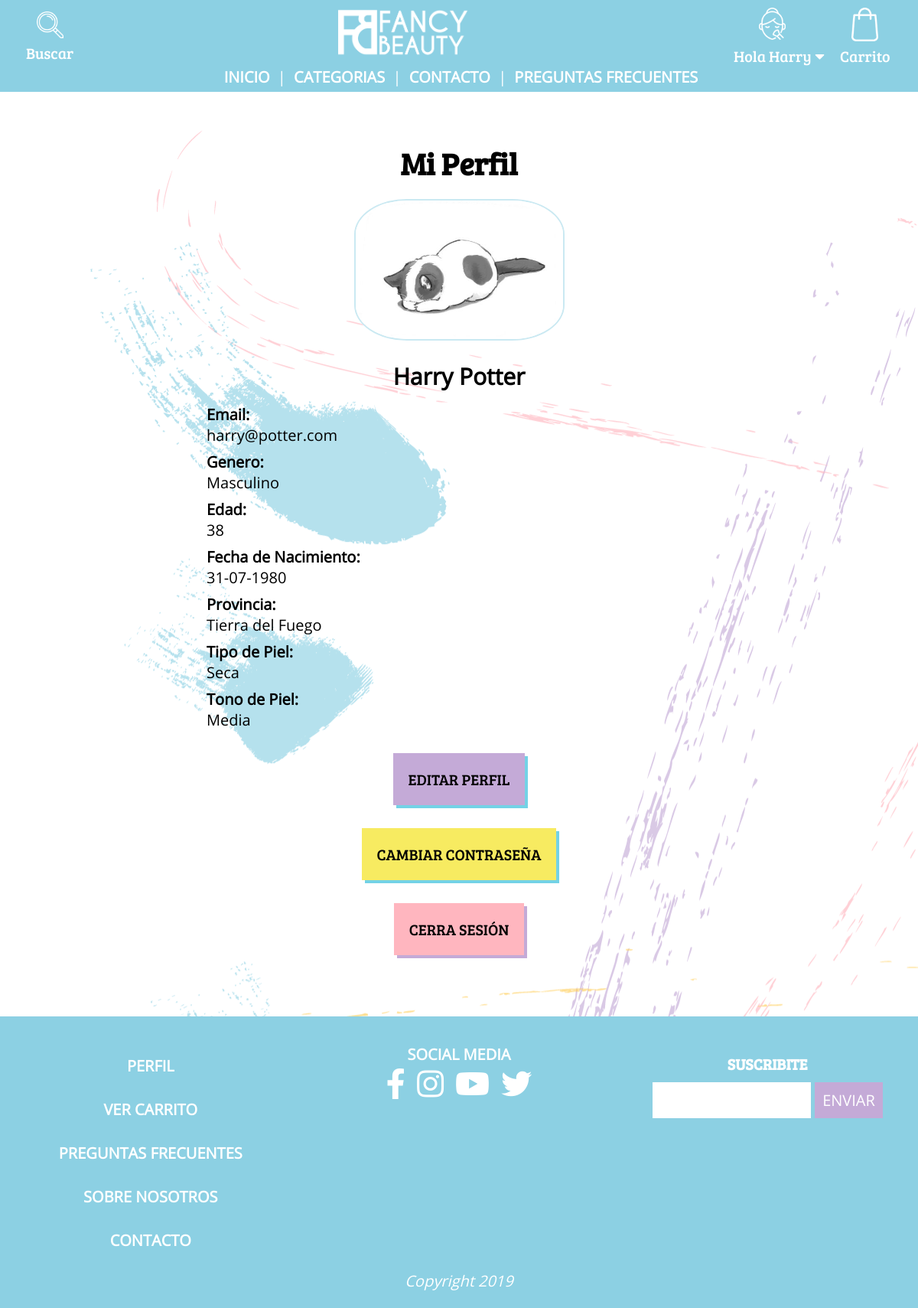
Page /perfilUsuario.php (signed in) on the committed database.
### tables this page shows
CREATE TABLE `usuarios` (
  `id` int(10) UNSIGNED NOT NULL,
  `nombre` varchar(100) NOT NULL,
  `apellido` varchar(100) NOT NULL,
  `email` varchar(255) NOT NULL,
  `contrasenia` varchar(100) NOT NULL,
  `preguntaSeguridad` varchar(50) NOT NULL,
  `respuestaSeguridad` varchar(100) NOT NULL,
  `perfil_id` int(10) UNSIGNED NOT NULL,
  `updated_at` timestamp NOT NULL DEFAULT CURRENT_TIMESTAMP ON UPDATE CURRENT_TIMESTAMP,
  `created_at` timestamp NOT NULL DEFAULT CURRENT_TIMESTAMP
);

CREATE TABLE `perfiles` (
  `id` int(10) NOT NULL,
  `fotoPerfil` varchar(50) NOT NULL DEFAULT 'user-profile-basic.jpg',
  `fechaNacimiento` date DEFAULT NULL,
  `genero` varchar(20) DEFAULT NULL,
  `provincia` varchar(20) DEFAULT NULL,
  `tipoDePiel` varchar(20) DEFAULT NULL,
  `tonoDePiel` varchar(20) DEFAULT NULL,
  `created_at` timestamp NOT NULL DEFAULT CURRENT_TIMESTAMP,
  `updated_at` timestamp NOT NULL DEFAULT CURRENT_TIMESTAMP ON UPDATE CURRENT_TIMESTAMP
);

### loader.php (called while the page is built, shortened)
<?php
require_once('Clases/DB.php');
$baseDatos = new DB();

### Clases/DB.php (called while the page is built, shortened)
<?php
Class DB {
    public function getUserPerfil($email){
          global $conex;
          $consulta = "SELECT usuarios.id, usuarios.nombre, usuarios.apellido, perfiles.id AS 'perfil_id', perfiles.fechaNacimiento, perfiles.fotoPerfil, perfiles.tipoDePiel, perfiles.tonoDePiel, perfiles.genero, perfiles.provincia FROM usuarios INNER JOIN perfiles ON usuarios.perfil_id = perfiles.id WHERE usuarios.email = ?";
          $consultaUsuarios = $conex->prepare($consulta);
          $consultaUsuarios->bindValue(1, $email, PDO::PARAM_STR);
          $consultaUsuarios->execute();
          $dato = $consultaUsuarios->fetch(PDO::FETCH_ASSOC);
          return $dato;
    }
}

### perfilUsuario.php (the view, shortened to what this page needs)
<?php
  require_once('loader.php');
  $email = $_SESSION['email_usuario'];
  $usuarioRecuperado = $baseDatos->getUserPerfil($email);
  $nombre = $usuarioRecuperado['nombre'];
  $apellido = $usuarioRecuperado['apellido'];
  $genero = $usuarioRecuperado['genero'];
  $tonoDePiel = $usuarioRecuperado['tonoDePiel'];;
  $tipoDePiel = $usuarioRecuperado['tipoDePiel'];
  $provincia = $usuarioRecuperado["provincia"];
  $foto = 'img/user-avatar/'.$usuarioRecuperado["fotoPerfil"];
  $fechaNacimientoOriginal = $usuarioRecuperado["fechaNacimiento"];
  function calcularEdad($fecha){
      $dia = date("j");
      $mes = date("n");
      $anio = date("Y");
      $anioNacimiento = substr($fecha, 0, 4);
      $mesNacimiento = substr($fecha, 5, 2);
      $diaNacimiento = substr($fecha, 8, 2);
      if($mesNacimiento > $mes){
          $edad = $anio - $anioNacimiento-1;
      } else {
          if($mes == $mesNacimiento && $diaNacimiento > $dia){
              $edad = $anio - $anioNacimiento -1;
          } else {
              $edad = $anio - $anioNacimiento;
          }
      }
      return $edad;
  }
  if($fechaNacimientoOriginal != "") {
    $fechaNacimiento = date("d-m-Y", strtotime($fechaNacimientoOriginal));
    $edad = calcularEdad($fechaNacimientoOriginal);
  }
  require_once("partials/header.php");
 ?>
<main class="main-container">
    <div class="perfil-container">
        <h2>Mi Perfil</h2>
        <div class="fotoPerfil">
            <img src="<?=$foto?>" alt="Foto Perfil">
        </div>
        <div class="nombreUsuario">
            <h3 id="nombreUsuario"><?=$nombre." ".$apellido;?></h3>
        </div>
        <div class="datosBasicos">
            <h4>Email: </h4><span><?=$email?></span>
            <h4>Genero: </h4> <span><?=$genero?></span>
            <h4>Edad: </h4> <span><?=$edad?></span>
            <h4>Fecha de Nacimiento: </h4><span><?=$fechaNacimiento?></span>
            <h4>Provincia: </h4><span><?=$provincia?></span>
            <h4>Tipo de Piel: </h4><span><?=$tipoDePiel?></span>
            <h4>Tono de Piel: </h4><span><?=$tonoDePiel?></span>
        </div>
        <div class="caja-botones">
            <form class="editar-button-violeta " action="editarPerfil.php" method="post">
                <button type="submit" name="">Editar Perfil</button>
            </form>
            <form class="editar-button-amarillo" action="cambiarContrasenia.php" method="post">
                <button type="submit" name="">Cambiar Contraseña</button>
            </form>
            <form class="editar-button-rosa" action="actions/logout.php" method="post">
                <button type="submit" name="logout">Cerra sesión</button>
            </form>
        </div>
    </div>
</main>
<?php
    require_once("partials/footer.php");
?>

### css/master.css (style rules this page uses)
* { font-family: 'Open Sans', sans-serif; color: black; padding: 0; margin: 0; box-sizing: border-box; }
.main-container { margin-top: 10vh; background: white; }
@media (min-width: 700px) { * { font-size: 26px; } }
@media (min-width: 700px) { .main-container { margin-top: 9vh; } }
@media (min-width: 992px) { * { font-size: 20px; box-sizing: border-box; } }
@media (min-width: 992px) { .main-container { margin-top: 120px; } }

### css/perfil.css (style rules this page uses)
.perfil-container { padding: 5vw; text-align: center; display: flex; flex-wrap: wrap; flex-direction: column; justify-content: center; background-image: url('../img/Fondos/FondoSeccionesTres.png'); }
.perfil-container h2 { font-family: 'Bree Serif', serif; font-size: 2em; margin-top: 2vh; }
.fotoPerfil { margin: 2vh 0; }
.fotoPerfil img { width: 50vw; border: solid 2px #CAE9F2; border-radius: 25%; }
.datosBasicos { text-align: left; }
#nombreUsuario { text-transform: capitalize; margin-top: 2vh; margin-bottom: 2vh; font-size: 1.5em; text-align: center; }
.datosBasicos h4 { margin-top: 1vh; }
.caja-botones form { margin: 3vw; }
.editar-button-amarillo button { padding: 5vw; margin-top: 2vh; border: none; text-transform: uppercase; font-family: 'Bree Serif', serif; margin: auto; color: black; cursor: pointer; background: #F7EB61; box-shadow: 4px 4px 0 #73d2e6; }
.editar-button-violeta button { padding: 5vw; margin-top: 2vh; background: #C4AAD7; box-shadow: 4px 4px 0 #73d2e6; border: none; text-transform: uppercase; font-family: 'Bree Serif', serif; margin: auto; color: black; cursor: pointer; }
.editar-button-rosa button { padding: 5vw; margin-top: 2vh; background: #FFB6BF; box-shadow: 4px 4px 0 #C4AAD7; border: none; text-transform: uppercase; font-family: 'Bree Serif', serif; margin: auto; color: black; cursor: pointer; }
@media (min-width: 992px) { .perfil-container { padding: 50px; text-align: center; display: block; } }
@media (min-width: 992px) { .fotoPerfil { margin: 20px 0; } }
@media (min-width: 992px) { .fotoPerfil img { width: 25%; } }
@media (min-width: 992px) { .datosBasicos { padding-left:20%; } }
@media (min-width: 992px) { .caja-botones form { margin: 30px; } }
@media (min-width: 992px) { .editar-button-rosa button { padding: 20px; } }
@media (min-width: 992px) { .editar-button-amarillo button { padding: 20px; } }
@media (min-width: 992px) { .editar-button-violeta button { padding: 20px; } }

### rows in the picture
usuarios: perfil.fotoPerfil (picture), nombre "Harry", apellido "Potter", perfil.genero "Masculino", perfil.fechaNacimiento "38", perfil.fechaNacimiento "31-07-1980", perfil.provincia "Tierra del Fuego", perfil.tipoDePiel "Seca", perfil.tonoDePiel "Media"

### other values in the picture
$textoBienvenida "Hola Harry"
$email "harry@potter.com"
$textoHamburguesa "PERFIL"
